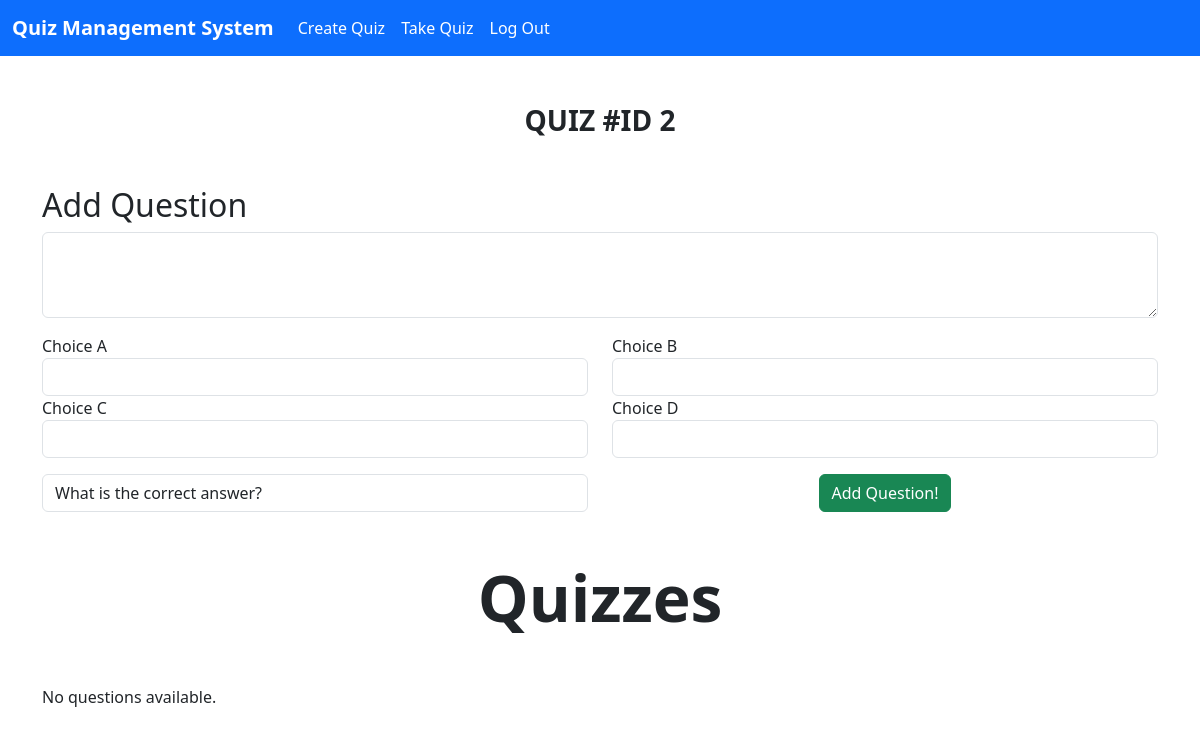
The page /edit-quiz/2 on the database as committed earlier.
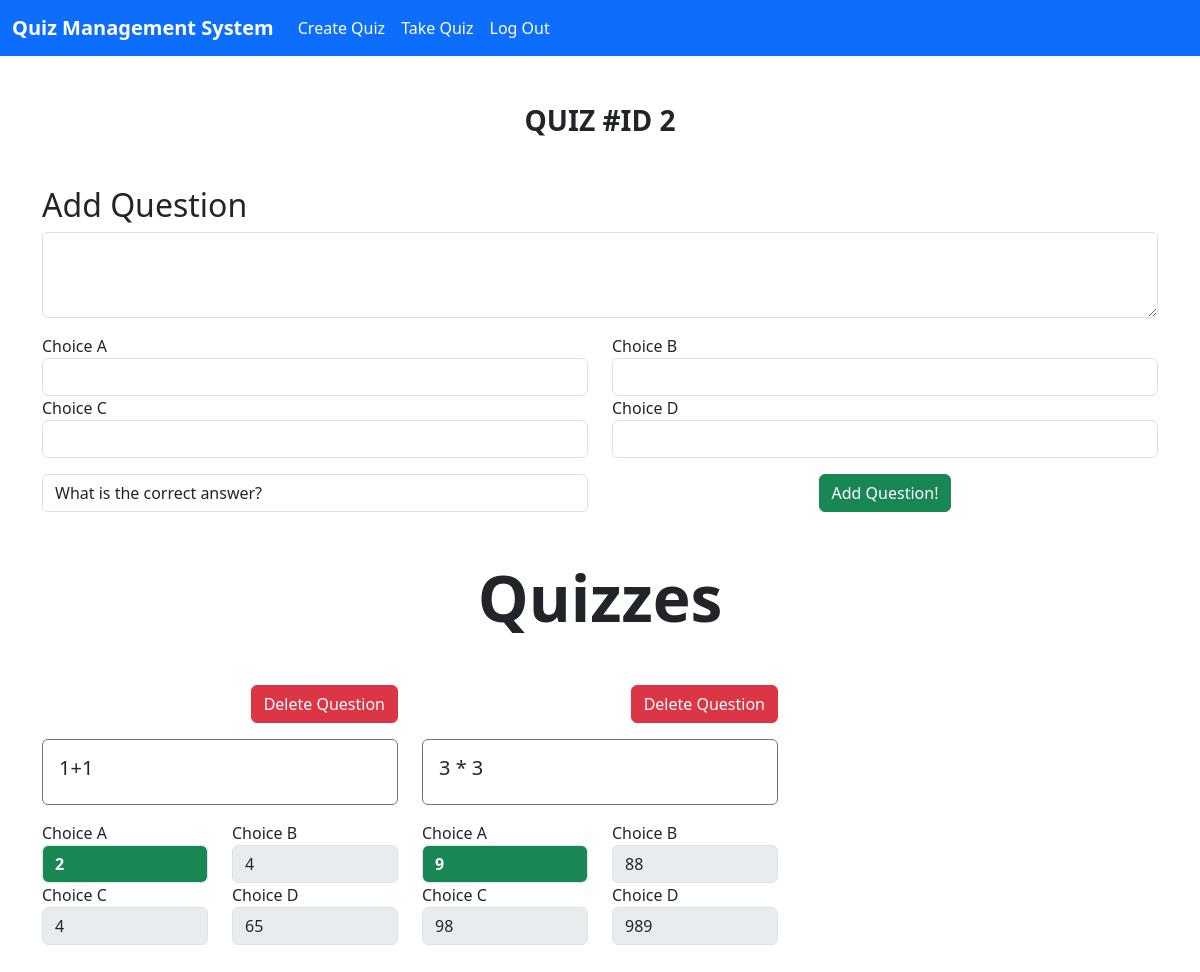
The same page on the database as committed later.
### tables this page shows
CREATE TABLE questions (
                id INTEGER PRIMARY KEY,
                quizID INT,
                question TEXT,
                a TEXT,
                b TEXT,
                c TEXT,
                d TEXT,
                answer TEXT
            );

### main.py (the view, shortened to what this page needs)
@app.route("/edit-quiz/<int:quiz_number>", methods=["POST", "GET"])
def editQuiz(quiz_number):
    db = get_db()
    cursor = db.cursor()
    if(request.method  == "GET"):
        cursor.execute( '''
            CREATE TABLE IF NOT EXISTS questions (
                id INTEGER PRIMARY KEY,
                quizID INT,
                question TEXT,
                a TEXT,
                b TEXT,
                c TEXT,
                d TEXT,
                answer TEXT
            );
        ''')
        res = cursor.execute(f"SELECT * FROM questions WHERE quizID = {quiz_number}").fetchall()
        return render_template('edit-quiz.html', quiz_number=quiz_number, questions = res)

### main.py (called while the page is built)
def get_db():
    db = getattr(g, '_database', None)
    if db is None:
        db = g._database = sqlite3.connect("quiz-app.db")
    return db

### templates/edit-quiz.html (shortened to what this page needs)
{% extends "base.html" %} {% block content %}
<div class="container my-5">
  <h3 class="text-center fw-bold my-5">QUIZ #ID {{quiz_number}}</h3>
  <form
    action="{{ url_for('editQuiz', quiz_number=quiz_number) }}"
    method="post"
  >
    <h2>Add Question</h2>
    <div class="form-group">
      <textarea
        name="question"
        class="form-control"
        id="question"
        rows="3"
      ></textarea>
    </div>
    <div class="row my-3">
      <div class="col-6">
        <div class="form-group">
          <label for="exampleInputPassword1">Choice A</label>
          <input type="text" class="form-control" name="a" id="a" />
        </div>
      </div>
      <div class="col-6">
        <div class="form-group">
          <label for="exampleInputPassword1">Choice B</label>
          <input type="text" class="form-control" name="b" id="b" />
        </div>
      </div>
      <div class="col-6">
        <div class="form-group">
          <label for="exampleInputPassword1">Choice C</label>
          <input type="text" class="form-control" name="c" id="c" />
        </div>
      </div>
      <div class="col-6">
        <div class="form-group">
          <label for="exampleInputPassword1">Choice D</label>
          <input type="text" class="form-control" name="d" id="d" />
        </div>
      </div>
    </div>
    <div class="row">
      <div class="col-6 d-flex justify-content-center align-items-center">
        <select class="form-control" name="answer" id="answer">
          <option>What is the correct answer?</option>
        </select>
      </div>
      <div class="col-6 d-flex justify-content-center align-items-center">
        <button class="btn btn-success">Add Question!</button>
      </div>
    </div>
  </form>
  <h1 class="text-center fw-bold display-3 my-5">Quizzes</h1>
  {% if questions %}
  <div class="row">
    {% for question in questions %}
    <div class="col-lg-4">
      <div class="w-100 d-flex justify-content-end align-items-center mb-3">
        <a
          class="btn btn-danger"
          href="/delete-question/{{question.0}}/{{question.1}}"
          >Delete Question</a
        >
      </div>
      <div class="form-group p-3 border border-secondary rounded">
        <h5>{{question.2}}</h5>
      </div>
      <div class="row my-3">
        <div class="col-6">
          <div class="form-group">
            <label for="exampleInputPassword1">Choice A</label>
            <input
              disabled
              value="{{question.3}}"
              type="text"
              class="form-control {% if question.7 == 'a' %}bg-success text-white fw-bold{% endif %}"
              name="a"
              id="a"
            />
          </div>
        </div>
        <div class="col-6">
          <div class="form-group">
            <label for="exampleInputPassword1">Choice B</label>
            <input
              disabled
              value="{{question.4}}"
              type="text"
              class="form-control {% if question.7 == 'b' %}bg-success text-white fw-bold{% endif %}"
              name="b"
              id="b"
            />
          </div>
        </div>
        <div class="col-6">
          <div class="form-group">
            <label for="exampleInputPassword1">Choice C</label>
            <input
              disabled
              value="{{question.5}}"
              type="text"
              class="form-control {% if question.7 == 'c' %}bg-success text-white fw-bold{% endif %}"
              name="c"
              id="c"
            />
          </div>
        </div>
        <div class="col-6">
          <div class="form-group">
            <label for="exampleInputPassword1">Choice D</label>
            <input
              disabled
              value="{{question.6}}"
              type="text"
              class="form-control {% if question.7 == 'd' %}bg-success text-white fw-bold{% endif %}"
              name="d"
              id="d"
            />
          </div>
        </div>
      </div>
    </div>
    {%endfor %}
  </div>
  {% else %}
  <p>No questions available.</p>
  {% endif %}
</div>
{%endblock %}

Rows that differ between the two databases and show on the page:
added questions: question "1+1", a "2", b "4", c "4", d "65"
added questions: question "3 * 3", a "9", b "88", c "98", d "989"
Other text that changed with them:
text no longer shown: "No questions available."
